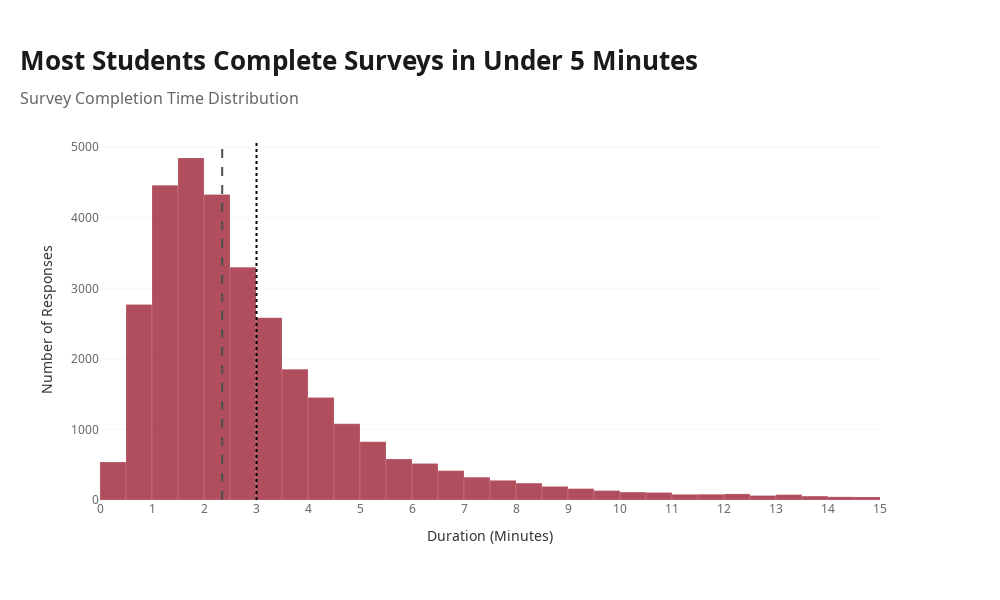

The notebook cell this image was saved under:
### Code cell
# Duration in minutes, filtered
survey_df['Duration_Minutes'] = survey_df['Duration'] / 60
duration_filtered = survey_df[survey_df['Duration_Minutes'] < 15]['Duration_Minutes']

# Key statistics
median_val = duration_filtered.median()
mean_val = duration_filtered.mean()

fig3 = go.Figure()

# Histogram
fig3.add_trace(go.Histogram(
    x=duration_filtered,
    nbinsx=40,
    name='Response Count',
    marker=dict(
        color='#9D2235',
        line=dict(color='rgba(255,255,255,0.3)', width=0.5),
        opacity=0.8
    )
))


# Median line
fig3.add_vline(
    x=median_val,
    line=dict(color="#505050", width=2, dash='dash')
)

# Mean line
fig3.add_vline(
    x=mean_val,
    line=dict(color="#000000", width=2, dash='dot')
)

fig3.update_layout(
    title=dict(
        text='<b>Most Students Complete Surveys in Under 5 Minutes</b><br><span style="font-size:16px; color:#666666; font-weight:500">Survey Completion Time Distribution</span>',
        font=dict(family='Noto Sans, sans-serif', size=26, color='#1a1a1a'),
        x=0,
        xanchor='left',
        pad=dict(l=20)
    ),
    xaxis=dict(
        title=dict(
            text='Duration (Minutes)',
            font=dict(family='Noto Sans, sans-serif', size=14, color='#333333')
        ),
        tickfont=dict(family='Noto Sans, sans-serif', size=12, color='#666666'),
        showgrid=False,
        range=[0, 15],
        dtick=1 
    ),
    yaxis=dict(
        title=dict(
            text='Number of Responses',
            font=dict(family='Noto Sans, sans-serif', size=14, color='#333333')
        ),
        tickfont=dict(family='Noto Sans, sans-serif', size=12, color='#666666'),
        showgrid=True,
        gridcolor='rgba(224, 224, 224, 0.3)'
    ),
    plot_bgcolor='white',
    paper_bgcolor='white',
    height=600,
    width=1000,
    margin=dict(l=100, r=120, t=140, b=100),
    legend=dict(
        font=dict(family='Noto Sans, sans-serif', size=14),
        orientation='v',
        yanchor='top',
        y=0.98,
        xanchor='right',
        x=0.98,
        bgcolor='rgba(255,255,255,0.8)',
    ),
    barmode='overlay'
)

fig3.show()

### Figure 1 — Plotly figure (JSON) as saved in the notebook; plotly's stock layout.template omitted (floating-point values rounded to 4 significant figures; data arrays with more than 128 entries replaced by an {"elided": "..."} marker saying what was removed)
{"data": [{"marker": {"color": "#9D2235", "line": {"color": "rgba(255,255,255,0.3)", "width": 0.5}, "opacity": 0.8}, "name": "Response Count", "nbinsx": 40, "type": "histogram", "x": {"elided": "31630 float values"}}], "layout": {"barmode": "overlay", "height": 600, "legend": {"bgcolor": "rgba(255,255,255,0.8)", "font": {"family": "Noto Sans, sans-serif", "size": 14}, "orientation": "v", "x": 0.98, "xanchor": "right", "y": 0.98, "yanchor": "top"}, "margin": {"b": 100, "l": 100, "r": 120, "t": 140}, "paper_bgcolor": "white", "plot_bgcolor": "white", "shapes": [{"line": {"color": "#505050", "dash": "dash", "width": 2}, "type": "line", "x0": 2.35, "x1": 2.35, "xref": "x", "y0": 0, "y1": 1, "yref": "y domain"}, {"line": {"color": "#000000", "dash": "dot", "width": 2}, "type": "line", "x0": 3.01, "x1": 3.01, "xref": "x", "y0": 0, "y1": 1, "yref": "y domain"}], "title": {"font": {"color": "#1a1a1a", "family": "Noto Sans, sans-serif", "size": 26}, "pad": {"l": 20}, "text": "<b>Most Students Complete Surveys in Under 5 Minutes</b><br><span style=\"font-size:16px; color:#666666; font-weight:500\">Survey Completion Time Distribution</span>", "x": 0, "xanchor": "left"}, "width": 1000, "xaxis": {"dtick": 1, "range": [0, 15], "showgrid": false, "tickfont": {"color": "#666666", "family": "Noto Sans, sans-serif", "size": 12}, "title": {"font": {"color": "#333333", "family": "Noto Sans, sans-serif", "size": 14}, "text": "Duration (Minutes)"}}, "yaxis": {"gridcolor": "rgba(224, 224, 224, 0.3)", "showgrid": true, "tickfont": {"color": "#666666", "family": "Noto Sans, sans-serif", "size": 12}, "title": {"font": {"color": "#333333", "family": "Noto Sans, sans-serif", "size": 14}, "text": "Number of Responses"}}}}
